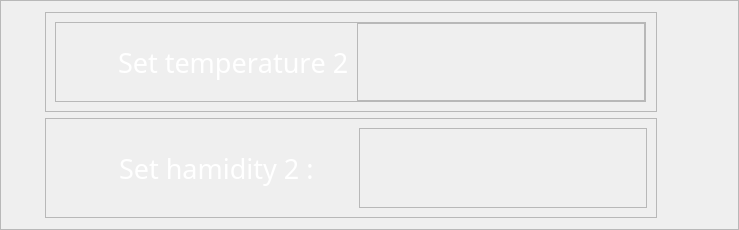
              <widget class="QFrame" name="frame_8">
               <property name="sizePolicy">
                <sizepolicy hsizetype="Expanding" vsizetype="Expanding">
                 <horstretch>1</horstretch>
                 <verstretch>1</verstretch>
                </sizepolicy>
               </property>
               <property name="minimumSize">
                <size>
                 <width>573</width>
                 <height>193</height>
                </size>
               </property>
               <property name="maximumSize">
                <size>
                 <width>16777215</width>
                 <height>255</height>
                </size>
               </property>
               <property name="frameShape">
                <enum>QFrame::StyledPanel</enum>
               </property>
               <property name="frameShadow">
                <enum>QFrame::Raised</enum>
               </property>
               <layout class="QVBoxLayout" name="verticalLayout_6">
                <property name="leftMargin">
                 <number>44</number>
                </property>
                <property name="rightMargin">
                 <number>81</number>
                </property>
                <item>
                 <widget class="QFrame" name="frame_20">
                  <property name="sizePolicy">
                   <sizepolicy hsizetype="Expanding" vsizetype="Expanding">
                    <horstretch>1</horstretch>
                    <verstretch>1</verstretch>
                   </sizepolicy>
                  </property>
                  <property name="minimumSize">
                   <size>
                    <width>445</width>
                    <height>82</height>
                   </size>
                  </property>
                  <property name="maximumSize">
                   <size>
                    <width>16777215</width>
                    <height>100</height>
                   </size>
                  </property>
                  <property name="styleSheet">
                   <string notr="true">#frame_20{
	
	border-image: url(:/images/phptps/frame 1-01.svg);

}</string>
                  </property>
                  <property name="frameShape">
                   <enum>QFrame::StyledPanel</enum>
                  </property>
                  <property name="frameShadow">
                   <enum>QFrame::Raised</enum>
                  </property>
                  <layout class="QHBoxLayout" name="horizontalLayout_20">
                   <property name="rightMargin">
                    <number>10</number>
                   </property>
                   <item>
                    <widget class="QFrame" name="frame_64">
                     <property name="sizePolicy">
                      <sizepolicy hsizetype="Expanding" vsizetype="Expanding">
                       <horstretch>1</horstretch>
                       <verstretch>1</verstretch>
                      </sizepolicy>
                     </property>
                     <property name="minimumSize">
                      <size>
                       <width>195</width>
                       <height>64</height>
                      </size>
                     </property>
                     <property name="styleSheet">
                      <string notr="true">#frame_62{
	border:none;
	background-color: none;

}</string>
                     </property>
                     <property name="frameShape">
                      <enum>QFrame::StyledPanel</enum>
                     </property>
                     <property name="frameShadow">
                      <enum>QFrame::Raised</enum>
                     </property>
                     <layout class="QHBoxLayout" name="horizontalLayout_21">
                      <property name="leftMargin">
                       <number>0</number>
                      </property>
                      <property name="topMargin">
                       <number>0</number>
                      </property>
                      <property name="rightMargin">
                       <number>0</number>
                      </property>
                      <property name="bottomMargin">
                       <number>0</number>
                      </property>
                      <item>
                       <widget class="QLabel" name="temp_image_down_25">
                        <property name="sizePolicy">
                         <sizepolicy hsizetype="Expanding" vsizetype="Expanding">
                          <horstretch>2</horstretch>
                          <verstretch>2</verstretch>
                         </sizepolicy>
                        </property>
                        <property name="minimumSize">
                         <size>
                          <width>44</width>
                          <height>64</height>
                         </size>
                        </property>
                        <property name="styleSheet">
                         <string notr="true">
	image: url(:/images/phptps/tama-sanj-07.svg);</string>
                        </property>
                        <property name="text">
                         <string/>
                        </property>
                       </widget>
                      </item>
                      <item>
                       <widget class="QLabel" name="curent_temp_label_23">
                        <property name="sizePolicy">
                         <sizepolicy hsizetype="Expanding" vsizetype="Expanding">
                          <horstretch>8</horstretch>
                          <verstretch>8</verstretch>
                         </sizepolicy>
                        </property>
                        <property name="minimumSize">
                         <size>
                          <width>233</width>
                          <height>63</height>
                         </size>
                        </property>
                        <property name="font">
                         <font>
                          <family>Bahnschrift SemiLight SemiConde</family>
                          <pointsize>20</pointsize>
                          <weight>50</weight>
                          <italic>false</italic>
                          <bold>false</bold>
                          <underline>false</underline>
                          <strikeout>false</strikeout>
                          <kerning>false</kerning>
                         </font>
                        </property>
                        <property name="styleSheet">
                         <string notr="true">
	
		color: white;
	
</string>
                        </property>
                        <property name="text">
                         <string>Set temperature 2 :</string>
                        </property>
                       </widget>
                      </item>
                      <item>
                       <widget class="QFrame" name="frame_21">
                        <property name="sizePolicy">
                         <sizepolicy hsizetype="Expanding" vsizetype="Expanding">
                          <horstretch>0</horstretch>
                          <verstretch>0</verstretch>
                         </sizepolicy>
                        </property>
                        <property name="minimumSize">
                         <size>
                          <width>148</width>
                          <height>0</height>
                         </size>
                        </property>
                        <property name="inputMethodHints">
                         <set>Qt::ImhFormattedNumbersOnly</set>
                        </property>
                        <property name="frameShape">
                         <enum>QFrame::StyledPanel</enum>
                        </property>
                        <property name="frameShadow">
                         <enum>QFrame::Raised</enum>
                        </property>
                        <layout class="QHBoxLayout" name="horizontalLayout_22">
                         <property name="topMargin">
                          <number>16</number>
                         </property>
                         <property name="rightMargin">
                          <number>21</number>
                         </property>
                         <item>
                          <widget class="QTextEdit" name="textEdit_8">
                           <property name="minimumSize">
                            <size>
                             <width>132</width>
                             <height>0</height>
                            </size>
                           </property>
                           <property name="font">
                            <font>
                             <pointsize>21</pointsize>
                            </font>
                           </property>
                           <property name="styleSheet">
                            <string notr="true">background-color: transparent;
border:none;
color: rgb(255, 255, 255);</string>
                           </property>
                           <property name="verticalScrollBarPolicy">
                            <enum>Qt::ScrollBarAlwaysOff</enum>
                           </property>
                           <property name="horizontalScrollBarPolicy">
                            <enum>Qt::ScrollBarAlwaysOff</enum>
                           </property>
                           <property name="tabChangesFocus">
                            <bool>false</bool>
                           </property>
                           <property name="lineWrapMode">
                            <enum>QTextEdit::NoWrap</enum>
                           </property>
                           <property name="lineWrapColumnOrWidth">
                            <number>2</number>
                           </property>
                           <property name="acceptRichText">
                            <bool>true</bool>
                           </property>
                           <property name="cursorWidth">
                            <number>2</number>
                           </property>
                          </widget>
                         </item>
                        </layout>
                       </widget>
                      </item>
                     </layout>
                    </widget>
                   </item>
                  </layout>
                 </widget>
                </item>
                <item>
                 <widget class="QFrame" name="frame_18">
                  <property name="sizePolicy">
                   <sizepolicy hsizetype="Expanding" vsizetype="Expanding">
                    <horstretch>1</horstretch>
                    <verstretch>1</verstretch>
                   </sizepolicy>
                  </property>
                  <property name="maximumSize">
                   <size>
                    <width>16777215</width>
                    <height>100</height>
                   </size>
                  </property>
                  <property name="styleSheet">
                   <string notr="true">#frame_18{
	
	border-image: url(:/images/phptps/frame 1-01.svg);

}</string>
                  </property>
                  <property name="frameShape">
                   <enum>QFrame::StyledPanel</enum>
                  </property>
                  <property name="frameShadow">
                   <enum>QFrame::Raised</enum>
                  </property>
                  <layout class="QHBoxLayout" name="horizontalLayout_17">
                   <property name="leftMargin">
                    <number>0</number>
                   </property>
                   <property name="topMargin">
                    <number>0</number>
                   </property>
                   <property name="rightMargin">
                    <number>0</number>
                   </property>
                   <property name="bottomMargin">
                    <number>0</number>
                   </property>
                   <item alignment="Qt::AlignVCenter">
                    <widget class="QFrame" name="frame_63">
                     <property name="sizePolicy">
                      <sizepolicy hsizetype="Expanding" vsizetype="Expanding">
                       <horstretch>1</horstretch>
                       <verstretch>1</verstretch>
                      </sizepolicy>
                     </property>
                     <property name="minimumSize">
                      <size>
                       <width>445</width>
                       <height>82</height>
                      </size>
                     </property>
                     <property name="styleSheet">
                      <string notr="true">#frame_63{
	border:none;
	background-color: none;

}</string>
                     </property>
                     <property name="frameShape">
                      <enum>QFrame::StyledPanel</enum>
                     </property>
                     <property name="frameShadow">
                      <enum>QFrame::Raised</enum>
                     </property>
                     <layout class="QHBoxLayout" name="horizontalLayout_18">
                      <item>
                       <widget class="QLabel" name="temp_image_down_24">
                        <property name="sizePolicy">
                         <sizepolicy hsizetype="Expanding" vsizetype="Expanding">
                          <horstretch>2</horstretch>
                          <verstretch>2</verstretch>
                         </sizepolicy>
                        </property>
                        <property name="minimumSize">
                         <size>
                          <width>44</width>
                          <height>62</height>
                         </size>
                        </property>
                        <property name="styleSheet">
                         <string notr="true">
image: url(:/images/phptps/rotobat-07.svg);</string>
                        </property>
                        <property name="text">
                         <string/>
                        </property>
                       </widget>
                      </item>
                      <item>
                       <widget class="QLabel" name="curent_temp_label_22">
                        <property name="sizePolicy">
                         <sizepolicy hsizetype="Expanding" vsizetype="Expanding">
                          <horstretch>8</horstretch>
                          <verstretch>8</verstretch>
                         </sizepolicy>
                        </property>
                        <property name="minimumSize">
                         <size>
                          <width>233</width>
                          <height>63</height>
                         </size>
                        </property>
                        <property name="font">
                         <font>
                          <family>Bahnschrift SemiLight SemiConde</family>
                          <pointsize>20</pointsize>
                          <weight>50</weight>
                          <italic>false</italic>
                          <bold>false</bold>
                          <underline>false</underline>
                          <strikeout>false</strikeout>
                          <kerning>false</kerning>
                         </font>
                        </property>
                        <property name="styleSheet">
                         <string notr="true">
	
		color: white;
	
</string>
                        </property>
                        <property name="text">
                         <string>Set hamidity 2 :</string>
                        </property>
                       </widget>
                      </item>
                      <item>
                       <widget class="QFrame" name="frame_19">
                        <property name="sizePolicy">
                         <sizepolicy hsizetype="Expanding" vsizetype="Expanding">
                          <horstretch>0</horstretch>
                          <verstretch>0</verstretch>
                         </sizepolicy>
                        </property>
                        <property name="minimumSize">
                         <size>
                          <width>148</width>
                          <height>0</height>
                         </size>
                        </property>
                        <property name="inputMethodHints">
                         <set>Qt::ImhFormattedNumbersOnly</set>
                        </property>
                        <property name="frameShape">
                         <enum>QFrame::StyledPanel</enum>
                        </property>
                        <property name="frameShadow">
                         <enum>QFrame::Raised</enum>
                        </property>
                        <layout class="QHBoxLayout" name="horizontalLayout_19">
                         <property name="topMargin">
                          <number>16</number>
                         </property>
                         <property name="rightMargin">
                          <number>21</number>
                         </property>
                         <item>
                          <widget class="QTextEdit" name="textEdit_7">
                           <property name="minimumSize">
                            <size>
                             <width>132</width>
                             <height>0</height>
                            </size>
                           </property>
                           <property name="sizeIncrement">
                            <size>
                             <width>0</width>
                             <height>0</height>
                            </size>
                           </property>
                           <property name="font">
                            <font>
                             <pointsize>21</pointsize>
                            </font>
                           </property>
                           <property name="styleSheet">
                            <string notr="true">background-color: transparent;
border:none;
color: rgb(255, 255, 255);</string>
                           </property>
                           <property name="verticalScrollBarPolicy">
                            <enum>Qt::ScrollBarAlwaysOff</enum>
                           </property>
                           <property name="horizontalScrollBarPolicy">
                            <enum>Qt::ScrollBarAlwaysOff</enum>
                           </property>
                           <property name="lineWrapMode">
                            <enum>QTextEdit::NoWrap</enum>
                           </property>
                          </widget>
                         </item>
                        </layout>
                       </widget>
                      </item>
                     </layout>
                    </widget>
                   </item>
                  </layout>
                 </widget>
                </item>
               </layout>
              </widget>
